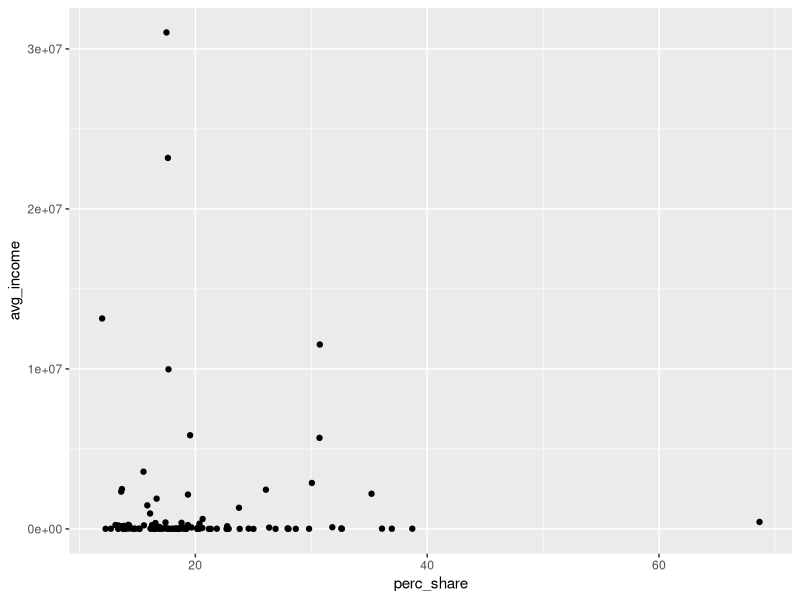

Here is the R script that generated this plot:
## ---- chunk 1
knitr::opts_chunk$set(echo = TRUE, tidy = TRUE)
library(tidyverse)
library(foreign)
library(data.table)
## ---- chunk 2
ventile = read.dta("ventile_2011_for_release_LCU.dta")
summary(ventile)
## ---- chunk 3
ventile.dt = data.table(ventile)
setkey(ventile.dt, ventile)
# tables()
ventile.top5 = ventile.dt[ .(20), list(totpop, top5_income = ventile_income * pop), by = contcod ]
ventile.tot = ventile.dt[, list( tot_income = sum(ventile_income * pop) ), by = contcod ]
ventile.top5 <- merge(ventile.top5, ventile.tot, by = "contcod", all.x = TRUE)

ventile.top5$perc_share = ventile.top5$top5_income * 100 / ventile.top5$tot_income
ventile.top5$avg_income = ventile.top5$tot_income / ventile.top5$totpop
summary(ventile.top5)
## ---- chunk 4
ggplot(ventile.top5, aes(x = perc_share, avg_income)) +
  geom_point()
